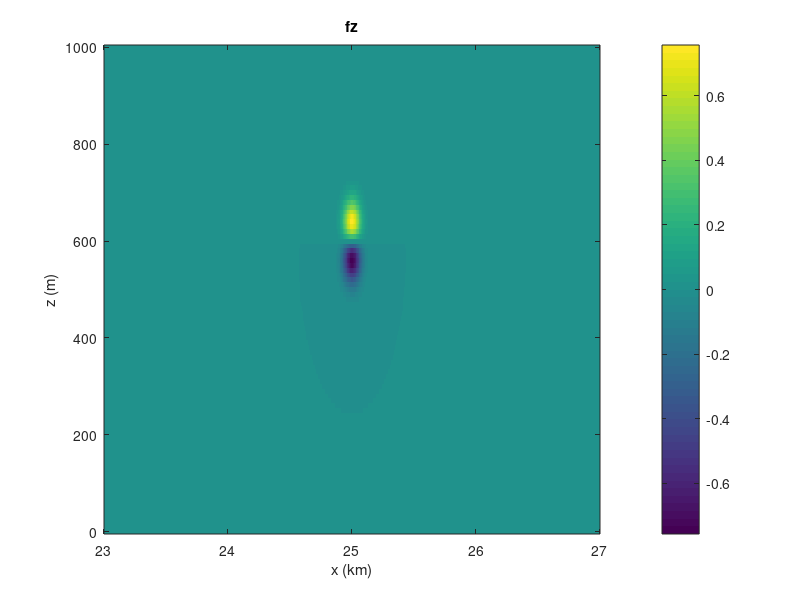
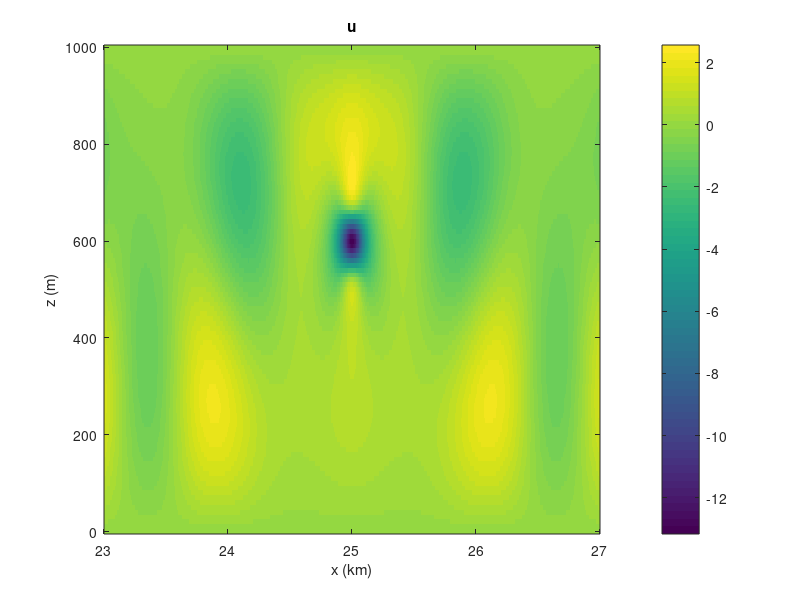
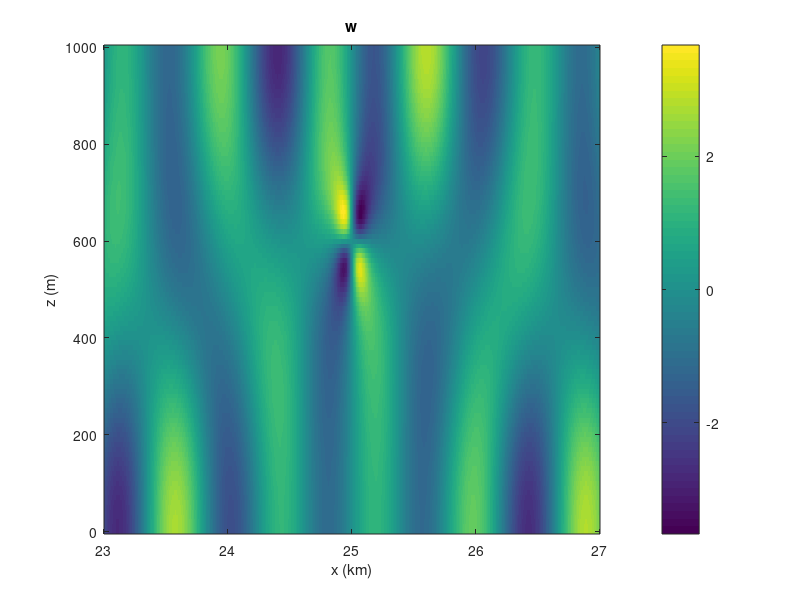

Write MATLAB code to recreate these figures, in order.
clear; clc;

%% Parameters
U0 = 2.5;
Lx = 100000;
Nsquare = 0.0004;
H  = 1000;
Nx = 16384;
Nz = 101;

x  = linspace(0, Lx, Nx);
z  = linspace(0, H,  Nz);
dz = z(2) - z(1);

%% Turbine forcing f_x(x,z)
A    = 50;
x0   = Lx/4;
z0   = 600;
sigx = 50;
sigz = 40;

[X,Z] = meshgrid(x, z);

fx = -A .* exp(-(X-x0).^2/(2*sigx^2)) .* ...
         exp(-(Z-z0).^2/(2*sigz^2));

fz = fx .* (-(Z - z0)/sigz^2);

%% FFT in x
fx_hat = fft(fx, [], 2);
fz_hat = fft(fz, [], 2);

% Wavenumbers corresponding to FFT ordering
kvec = (2*pi/Lx) * [0:(Nx/2-1), -Nx/2:-1];

w_hat = zeros(Nz, Nx);

%% Loop over Fourier modes
for ik = 1:Nx
    k = kvec(ik);
    
    rhs = -1i * k * fz_hat(:,ik);   % Nz x 1 (complex)

    % Build matrix L for this k
    L = zeros(Nz, Nz);

    % Bottom BC: w_z(0) = 0  -> w_2 - w_1 = 0
    L(1,:) = 0;
    L(1,1) = -1;
    L(1,2) = 1;
    rhs(1) = 0;

    % Interior points j = 2..Nz-1
    for j = 2:Nz-1
        L(j,j-1) =  U0/dz^2;
        L(j,j)   = -2*U0/dz^2 - U0*k^2 + Nsquare/U0;
        L(j,j+1) =  U0/dz^2;
    end

    % Top BC: w_z(H) = 0 -> w_N - w_{N-1} = 0
    L(Nz, :)    = 0;
    L(Nz, Nz)   =  1;
    L(Nz, Nz-1) = -1;
    rhs(Nz)     = 0;

    % Solve linear system for this Fourier mode
    w_hat(:,ik) = L \ rhs;
end

% Inverse FFT in x to get w(x,z)
w = ifft(w_hat, [], 2);
w = real(w);

%% Calculate u(x,z)

%Compute dw / dz for each Fourier mode
Wz = zeros(Nz, Nx);

for ik = 1:Nx
    wmode = w(:,ik);
    dwdz  = zeros(Nz,1);

    % interior points: central difference
    dwdz(2:Nz-1) = ( wmode(3:Nz) - wmode(1:Nz-2) ) / (2*dz);

    % bottom: forward difference
    dwdz(1) = (wmode(2) - wmode(1)) / dz;

    % top: Neumann BC w_z(H)=0
    dwdz(Nz) = 0;

    Wz(:,ik) = dwdz;
end

% Compute u(x,z)

dx = x(2) - x(1);
u  = zeros(Nz, Nx);

for j = 1:Nz
    u(j,:) = -cumtrapz(x, Wz(j,:));
end

%% Plot u(x,z) and w(x,z)

% Heatmap of fz
figure;
imagesc(x/1000, z, fz);
set(gca,'YDir','normal');
xlim([23,27]);
xlabel('x (km)');
ylabel('z (m)');
title("fz");
colorbar;


% Heatmap of u
figure;
imagesc(x/1000, z, u);
set(gca,'YDir','normal');
xlim([23,27]);
xlabel('x (km)');
ylabel('z (m)');
title("u")
colorbar;

% Heatmap of w
figure;
imagesc(x/1000, z, w);
set(gca,'YDir','normal');
xlim([23,27]);
xlabel('x (km)');
ylabel('z (m)');
title("w")
colorbar;
